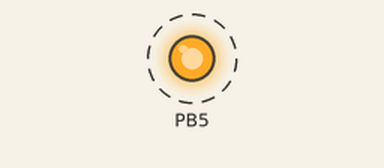
The program below on a simulated ATmega328P, built with avr-gcc and emulated at 16 MHz. Shown: output pins drawn as LEDs (lit = HIGH). Dashed ring = blinking.

Above: at 0.2 s.
Timing chart, 0 to 3.0 s (numbered marks = the images above):
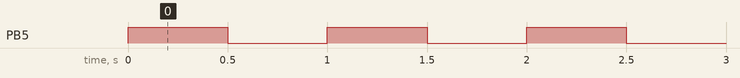

Measured:
- by itself, PB5: alternates HIGH for 0.50 s and LOW for 0.50 s

The program:

main.c
```c
#include <avr/io.h>
#include <avr/interrupt.h>
#include <stdint.h>
#include <util/delay.h>

ISR(PCINT0_vect)
{
	// Prekidna rutina za obradu prekida usled promene stanja pina PB5
	_delay_ms(500);
	PORTB ^= (1 << 5);
}

int16_t main()
{
	DDRB |= 1 << 5; // PB5 -> izlaz

	// Dozvola prekida usled promene stanja pina PB5
	PCICR = (1 << PCIE0);
	PCMSK0 = (1 << 5);

	sei(); // I = 1 (globalna dozvola prekida)

	// Inicijalna promena stanja pina PB5
	PORTB |= (1 << 5);

	while(1);
}
```
